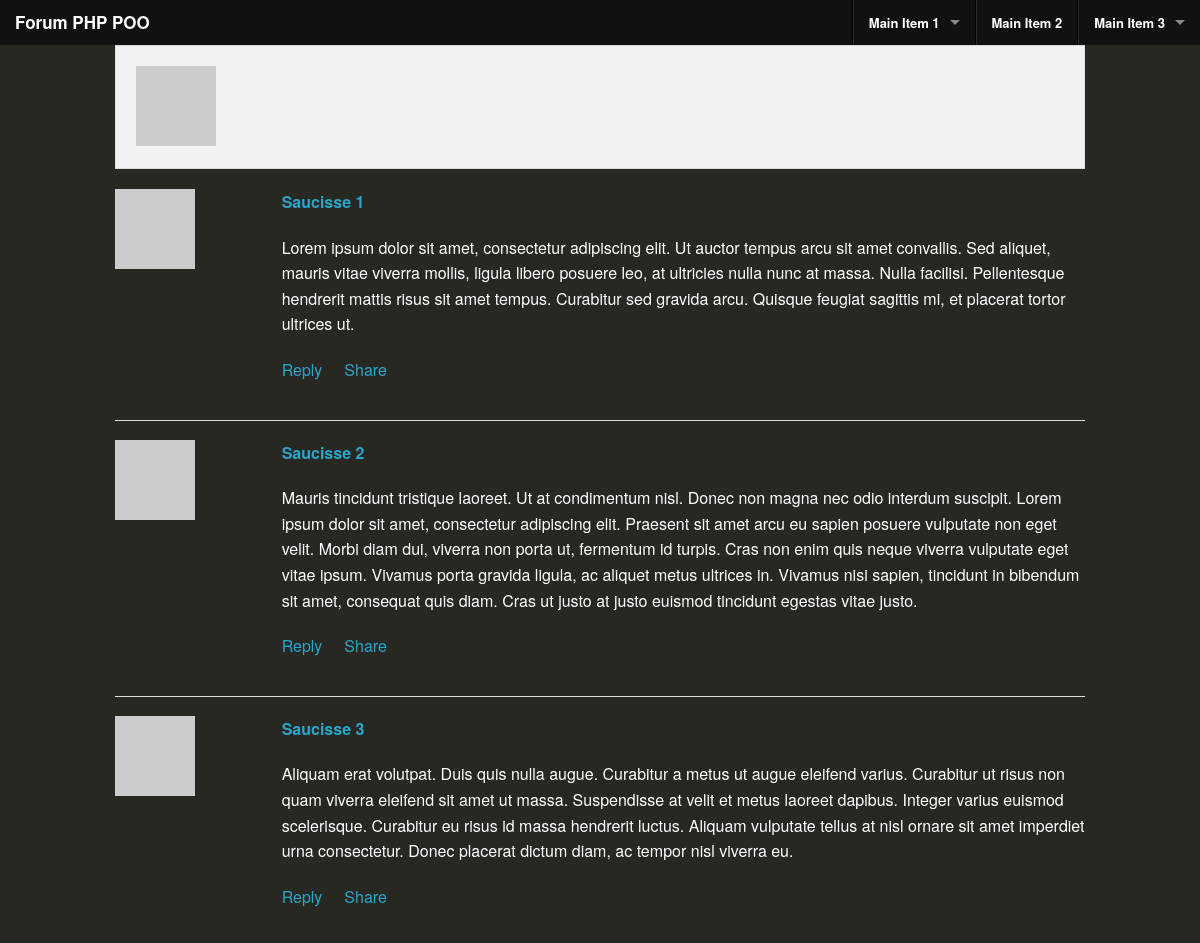
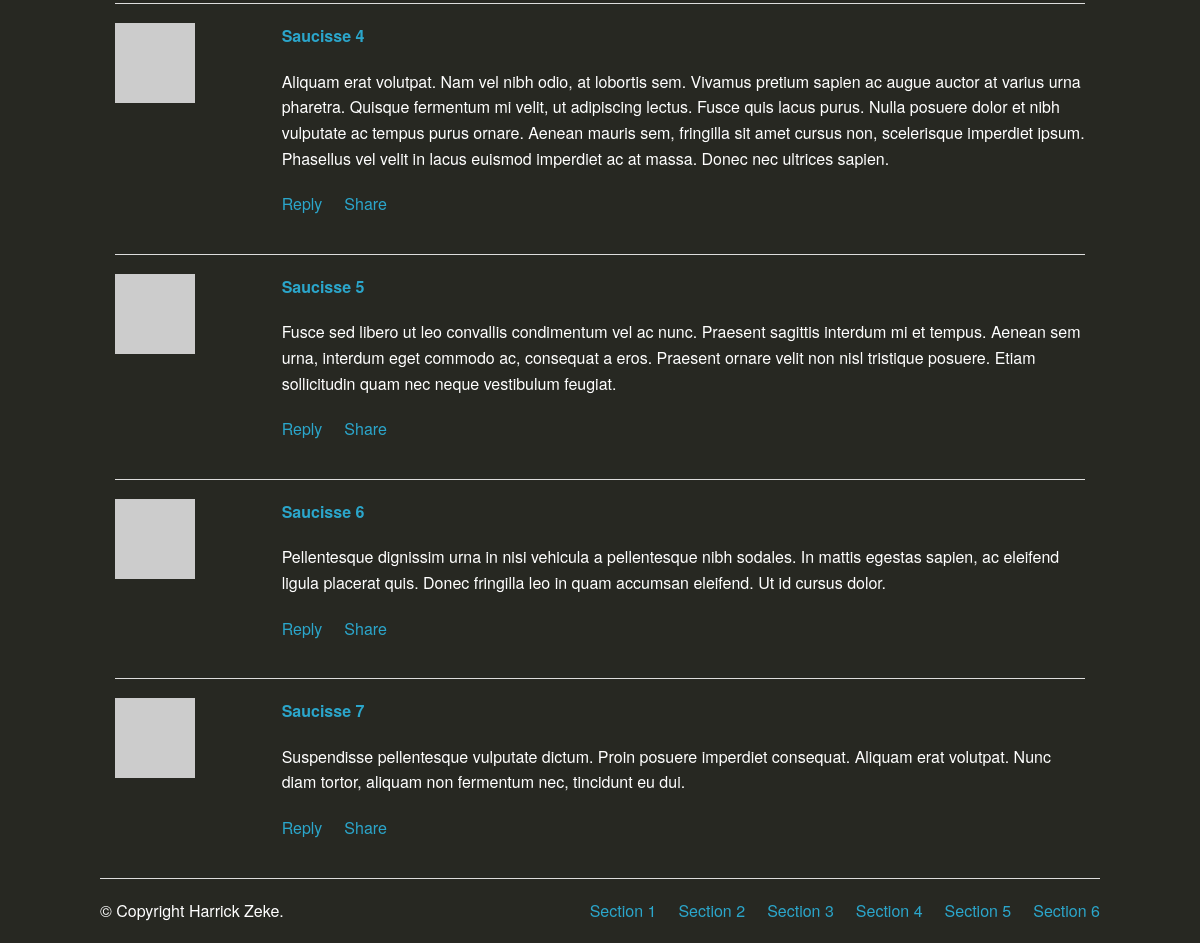
/topics_list.php, run on the app's committed database (2 pictures, top to bottom).
### tables this page shows
CREATE TABLE IF NOT EXISTS `topic` (
  `id` int(11) NOT NULL AUTO_INCREMENT,
  `name` varchar(50) NOT NULL,
  `description` text NOT NULL,
  `authorId` int(11) NOT NULL,
  `orderId` int(11) NOT NULL,
  `categoryId` int(11) NOT NULL,
  PRIMARY KEY (`id`),
  UNIQUE KEY `id` (`id`)
);

### class/TopicsManager.class.php (called while the page is built, shortened)
<?php
class TopicsManager
{
	private $_database;
	public function setDatabase(PDO $database)
	{
		$this->_database = $database;
	}
	public function readAll()
	{
		$topics = array();
		$query = $this ->_database->query('SELECT *
									 	   FROM topic
									 	   ORDER BY orderId');
		while ($data = $query->fetch(PDO::FETCH_ASSOC))
		{
			$topics[] = new Topic($data);
		}
		return $topics;
	}
}

### class/Topic.class.php (called while the page is built, shortened)
<?php
class Topic
{
	private $_id;
	private $_name;
	private $_description;
	public function hydrate(array $data)
	{
	  	foreach ($data as $key => $value)
	  	{
		    $method = 'set'.ucfirst($key);
	  	}
	}
	public function setId($id)
	{
		$id = (int) $id;
		$this->_id = $id;
	}
	public function setName($name)
	{
		$this->_name = $name;
	}
	public function setDescription($description)
	{
		$this->_description = $description;
	}
	public function setAuthorId($authorId)
	{
		$authorId = (int) $authorId;
	}
	public function setOrderId($orderId)
	{
		$orderId = (int) $orderId;
	}
	public function setCategoryId($categoryId)
	{
		$categoryId = (int) $categoryId;
	}
	public function id()
	{
		return $this->_id;
	}
	public function name()
	{
		return $this->_name;
	}
	public function description()
	{
		return $this->_description;
	}
}
?>

### topics_list.php (the view, shortened to what this page needs)
<?php
	require_once('./include/header.php');
?>
<div class="row">
	<div class="large-12 columns">
		<div class="panel">
			<img src="http://placehold.it/1600x300&text=Header">
		</div>
	</div>
</div>
<div class="row">
	<div class="large-12 columns">
	 	<?php
		 	$db = new PDO('mysql:host=127.0.0.1;dbname=forum', 'root', '');
			$manager = new TopicsManager($db);
			$topic_list = $manager->readAll();
			$numItems = count($topic_list);
			$i = 0;
			foreach ($topic_list as $topic)
			{
				?>
				<div class="row">
					<div class="large-2 columns small-3"><a href="posts_list.php?post_id=<?php echo $topic->id(); ?>" alt="" title=""><img src="http://placehold.it/100x100&text=[img]" /></div>
					<div class="large-10 columns">
						<p><strong><a href="posts_list.php?post_id=<?php echo $topic->id(); ?>" alt="" title=""><?php echo $topic->name(); ?></a></strong></p>
						<p><?php echo $topic->description(); ?></p>
						<ul class="inline-list">
						<li><a href="">Reply</a></li>
						<li><a href="">Share</a></li>
						</ul>
					</div>
				</div>
				<?php
				if(++$i !== $numItems)
				{
					?>
					<hr />
					<?php
				}
			}
		?>
</div>
<footer class="row">
	<div class="large-12 columns">
		<hr />
		<div class="row">
			<div class="large-5 columns">
				<p>&copy; Copyright Harrick Zeke.</p>
			</div>
			<div class="large-7 columns">
				<ul class="inline-list right">
					<li><a href="#">Section 1</a></li>
					<li><a href="#">Section 2</a></li>
					<li><a href="#">Section 3</a></li>
					<li><a href="#">Section 4</a></li>
					<li><a href="#">Section 5</a></li>
					<li><a href="#">Section 6</a></li>
				</ul>
			</div>
		</div>
	</div>
</footer>
<?php
	require_once('./include/footer.php');
?>

### include/header.php (shortened to what this page needs)
<!DOCTYPE html>
 <html class="no-js" lang="en">
<head>
	<link rel="stylesheet" href="./css/normalize.css" />
	<link rel="stylesheet" href="./css/foundation.css" />
	<link rel="stylesheet" href="./css/custom.css" />
</head>
<body>
	<nav class="top-bar">
		<ul class="title-area">
			<li class="name">
				<h1>
					<a href="#">Forum PHP POO</a>
				</h1>
			</li>
		</ul>
		<section class="top-bar-section">
			<ul class="right">
				<li class="divider"></li>
				<li class="has-dropdown">
					<a href="#">Main Item 1</a>
				</li>
				<li class="divider"></li>
				<li><a href="#">Main Item 2</a></li>
				<li class="divider"></li>
				<li class="has-dropdown"><a href="#">Main Item 3</a>
				</li>
			</ul>
		</section>
	</nav>

### include/footer.php (shortened to what this page needs)
      </div>
  </body>
</html>

### css/custom.css (style rules this page uses)
body { background-color: #272822; color:#FFF; }

### data on the page
topic: name "Saucisse 1", description "Lorem ipsum dolor sit amet, consectetur adipiscing elit. Ut auctor tempus arcu sit amet convallis. Sed aliquet, mauris vitae viverra mollis, ligula libero posuere leo, at ultricies nulla nunc at massa. Nulla facilisi. Pellentesque hendrerit mattis risus sit amet tempus. Curabitur sed gravida arcu. Quisque feugiat sagittis mi, et placerat tortor ultrices ut."
topic: name "Saucisse 2", description "Mauris tincidunt tristique laoreet. Ut at condimentum nisl. Donec non magna nec odio interdum suscipit. Lorem ipsum dolor sit amet, consectetur adipiscing elit. Praesent sit amet arcu eu sapien posuere vulputate non eget velit. Morbi diam dui, viverra non porta ut, fermentum id turpis. Cras non enim quis neque viverra vulputate eget vitae ipsum. Vivamus porta gravida ligula, ac aliquet metus ultrices in. Vivamus nisi sapien, tincidunt in bibendum sit amet, consequat quis diam. Cras ut justo at justo euismod tincidunt egestas vitae justo."
topic: name "Saucisse 3", description "Aliquam erat volutpat. Duis quis nulla augue. Curabitur a metus ut augue eleifend varius. Curabitur ut risus non quam viverra eleifend sit amet ut massa. Suspendisse at velit et metus laoreet dapibus. Integer varius euismod scelerisque. Curabitur eu risus id massa hendrerit luctus. Aliquam vulputate tellus at nisl ornare sit amet imperdiet urna consectetur. Donec placerat dictum diam, ac tempor nisl viverra eu."
topic: name "Saucisse 4", description "Aliquam erat volutpat. Nam vel nibh odio, at lobortis sem. Vivamus pretium sapien ac augue auctor at varius urna pharetra. Quisque fermentum mi velit, ut adipiscing lectus. Fusce quis lacus purus. Nulla posuere dolor et nibh vulputate ac tempus purus ornare. Aenean mauris sem, fringilla sit amet cursus non, scelerisque imperdiet ipsum. Phasellus vel velit in lacus euismod imperdiet ac at massa. Donec nec ultrices sapien."
topic: name "Saucisse 5", description "Fusce sed libero ut leo convallis condimentum vel ac nunc. Praesent sagittis interdum mi et tempus. Aenean sem urna, interdum eget commodo ac, consequat a eros. Praesent ornare velit non nisl tristique posuere. Etiam sollicitudin quam nec neque vestibulum feugiat."
topic: name "Saucisse 6", description "Pellentesque dignissim urna in nisi vehicula a pellentesque nibh sodales. In mattis egestas sapien, ac eleifend ligula placerat quis. Donec fringilla leo in quam accumsan eleifend. Ut id cursus dolor."
topic: name "Saucisse 7", description "Suspendisse pellentesque vulputate dictum. Proin posuere imperdiet consequat. Aliquam erat volutpat. Nunc diam tortor, aliquam non fermentum nec, tincidunt eu dui."
